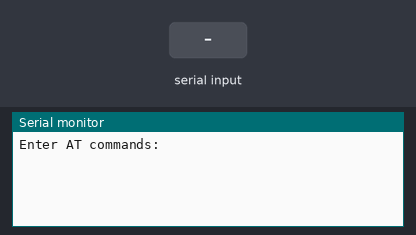
A sketch run on a simulated Arduino Uno, built with avr-gcc and run on an emulated ATmega328P. Shown: the last lines printed to the serial monitor. The inputs (shaded band) are chosen by the test bench.

Above: at 1.2 s.
1.3 s: "1" received over the second serial link
At 2.2 s:
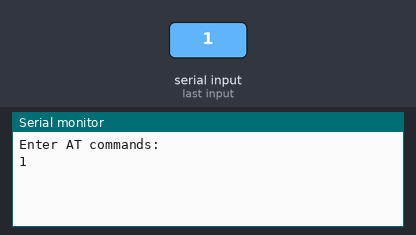
2.8 s: "0" received over the second serial link
At 3.3 s:
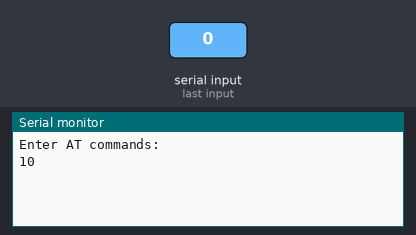

Measured:
- after the input at 1.3 s, the serial monitor: prints a new line at once (image 1)
- after the input at 2.8 s, the serial monitor: prints a new line at once (image 2)

The sketch:

MicroView_Bluetooth.ino
```cpp
#include <MicroView.h>

#include <SoftwareSerial.h>

SoftwareSerial mySerial(0, 1); // RX, TX

void setup() {

Serial.begin(9600);

//pinMode(9,OUTPUT); digitalWrite(9,HIGH);

Serial.println("Enter AT commands:");

mySerial.begin(9600);

}

void loop()

{

if (mySerial.available())

Serial.write(mySerial.read());

if (Serial.available())

mySerial.write(Serial.read());

}
```
